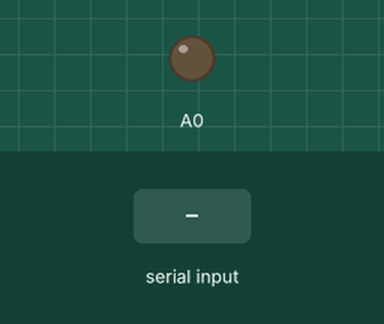
Simulated run of this sketch. Board: Arduino Uno, built with avr-gcc and run on an emulated ATmega328P. Shown: output pins drawn as LEDs (lit = HIGH). The inputs (shaded band) are chosen by the test bench.

Above: at 1.2 s.
1.3 s: "30,150\n" received over Serial
At 2.0 s:
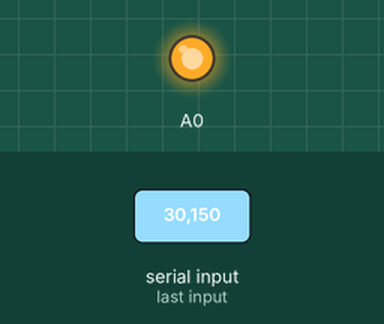
Timing chart, 0 to 4.3 s (numbered marks = the images above; inputs shaded):
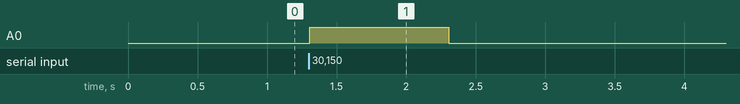

Measured:
- after the input at 1.3 s, A0: LOW → HIGH at once, → LOW 1.0 s later

The sketch:

SetVoltage.ino
```cpp
// High voltage supply
// 04/20/2022

int input;

void setup() {
  Serial.begin(9600);
}

void loop() {
  if (Serial.available() > 0){
    input = Serial.parseInt();
    analogWrite(A0, input);
  }
  delay(.2);
}
```
